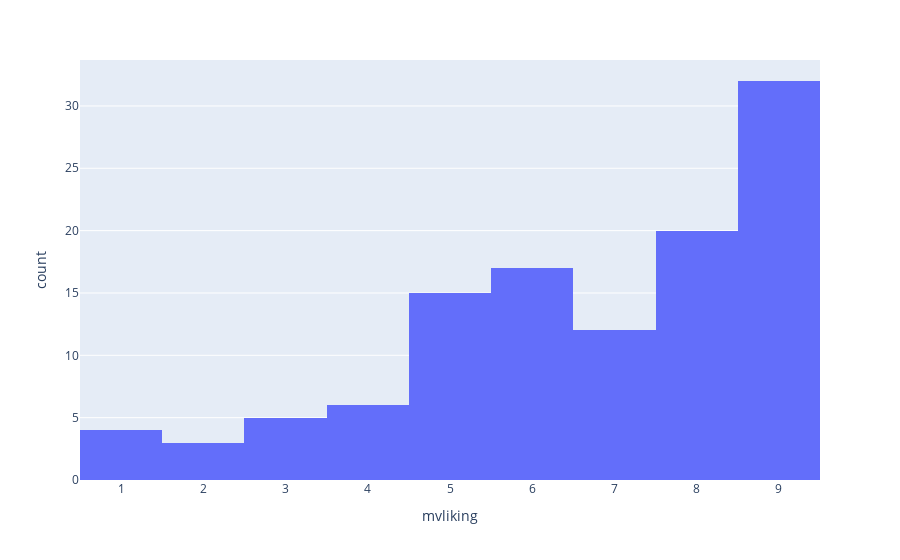

Write notebook code for a chart like this one.
### Code cell
# Checking the distribution of interest in the new vehicle for cluster 2
fig = px.histogram(data_frame=cluster2, x="mvliking")
fig.show()

### Figure 1 — Plotly figure (JSON) as saved in the notebook; plotly's stock layout.template omitted (floating-point values rounded to 4 significant figures)
{"data": [{"alignmentgroup": "True", "bingroup": "x", "hovertemplate": "mvliking=%{x}<br>count=%{y}<extra></extra>", "legendgroup": "", "marker": {"color": "#636efa", "pattern": {"shape": ""}}, "name": "", "offsetgroup": "", "orientation": "v", "showlegend": false, "type": "histogram", "x": [6, 8, 6, 6, 9, 4, 7, 9, 6, 4, 6, 6, 5, 7, 5, 8, 9, 4, 4, 9, 6, 5, 5, 6, 3, 8, 8, 6, 6, 7, 1, 1, 9, 6, 9, 7, 9, 6, 8, 9, 9, 9, 7, 7, 9, 9, 9, 6, 9, 8, 1, 5, 2, 2, 7, 9, 8, 9, 8, 8, 6, 8, 3, 8, 7, 8, 6, 7, 9, 9, 3, 9, 9, 7, 5, 8, 7, 8, 9, 9, 8, 5, 8, 6, 7, 2, 9, 9, 9, 5, 1, 3, 5, 8, 6, 9, 5, 9, 8, 5, 9, 8, 5, 3, 4, 4, 9, 5, 5, 9, 5, 8, 9, 9], "xaxis": "x", "yaxis": "y"}], "layout": {"barmode": "relative", "legend": {"tracegroupgap": 0}, "margin": {"t": 60}, "xaxis": {"anchor": "y", "domain": [0, 1], "title": {"text": "mvliking"}}, "yaxis": {"anchor": "x", "domain": [0, 1], "title": {"text": "count"}}}}
